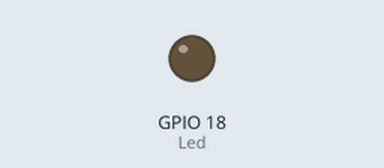
Recording of a program running on a simulated Raspberry Pi (BCM pin numbers). Shown: output pins drawn as LEDs (lit = HIGH). The interpreter's speed is modelled, so counts of loop turns are approximate.

Above: at 0.1 s.
Timing chart, 0 to 1.6 s (numbered marks = the images above):
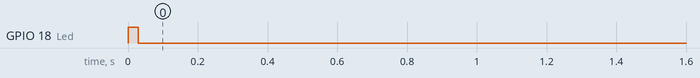

Measured:
- by itself, GPIO 18 (Led): LOW → HIGH at 0.00 s, → LOW 0.03 s later

The program:

candle4-1.py
```python
import RPi.GPIO as IoPort
import time

def KeyInput(key):
    if IoPort.input(key)==True:
        return False
    time.sleep(0.1)
    while True:
        if IoPort.input(key)==True:
            break
    time.sleep(0.1)
    return True

def candle(Port,on,off):
    global Count
    for i in range(0,Count):
        IoPort.output(Port,True)
        time.sleep(on)
        IoPort.output(Port,False)
        time.sleep(off)
        if KeyInput(key1)==True:
            return False
    return True

def State1(Led,sub):
    while True:
        sub -= 0.03/40
        if sub<0:
            sub = 0
        if candle(Led,sub,0.03-sub)==False:
            return sub

def State2(Led,sub):
    while True:
        sub += 0.03/40
        if sub>0.03:
            sub = 0.03
        if candle(Led,sub,0.03-sub)==False:
            return sub

sub = 0.03
Led = 18
key1= 8
Count = 20

IoPort.setmode(IoPort.BCM)
IoPort.setwarnings(False)
IoPort.setup(Led, IoPort.OUT)
IoPort.setup(key1, IoPort.IN)
while True:
    sub = State1(Led,sub)
    sub = State2(Led,sub)
```
